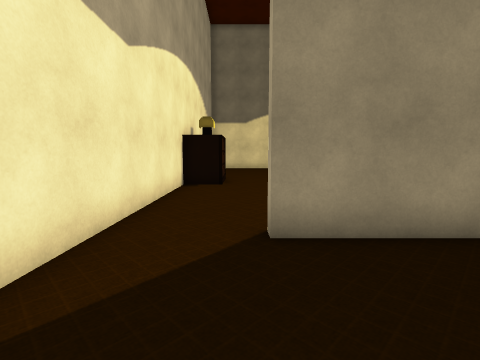
view 1 (above)

17 first-person views from a walk through a Unity game level. The camera is 1.3 m above the floor, tilts 6° down and sees 85° across. Doors are open. The floor is counted in squares, 1 m on a side. Each view is taken from the middle of a square. On the plan, view 1 faces up. The plan holds only what a view shows up to about 13 squares ahead; the rest is blank. The place goes on beyond the plan. The player character is not drawn. Some surface patterns are stand-ins.

view 2
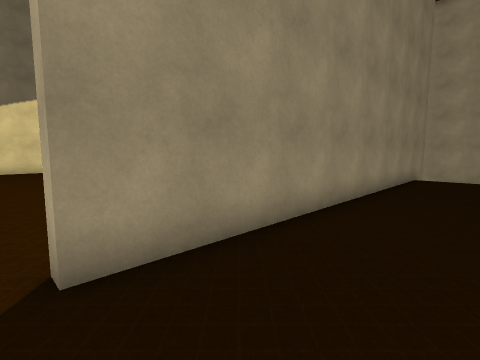

view 3
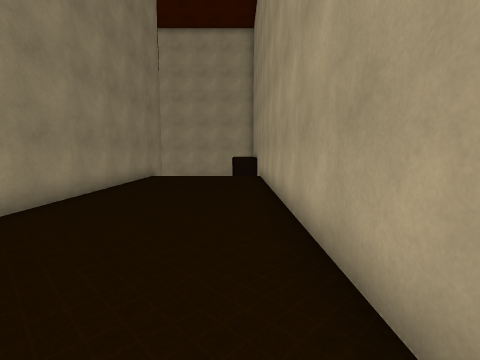

view 4
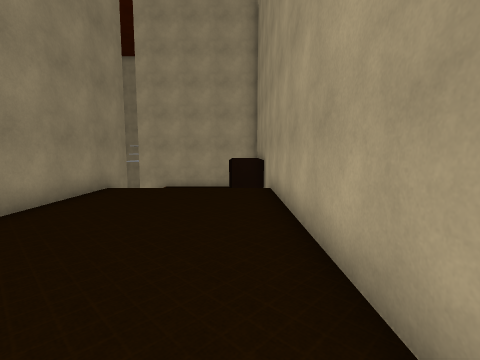

view 5
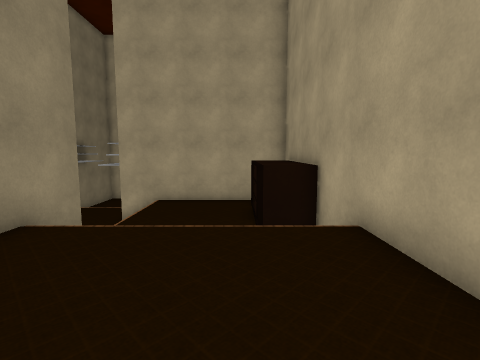

view 6
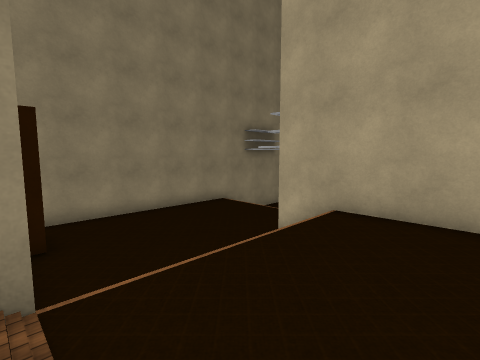

view 7
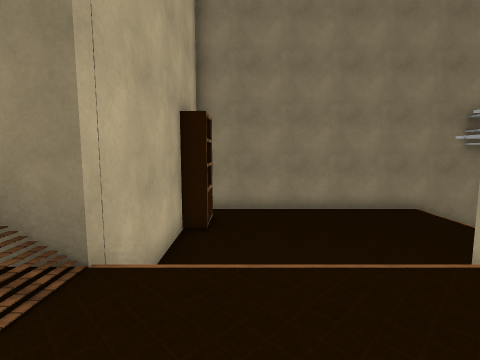

view 8
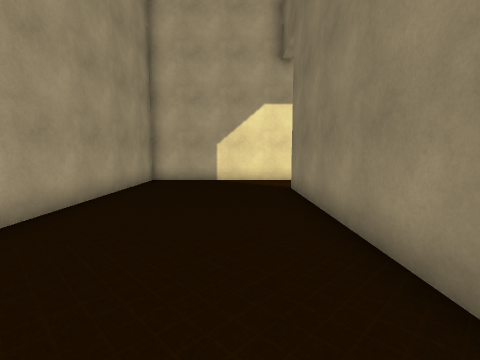

view 9
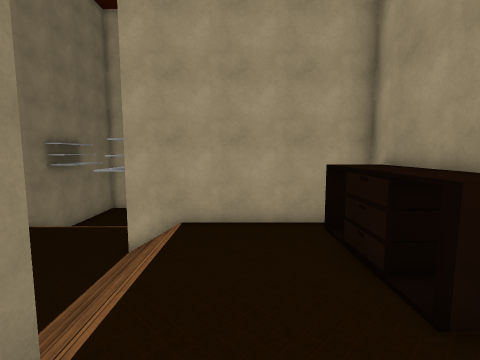

view 10
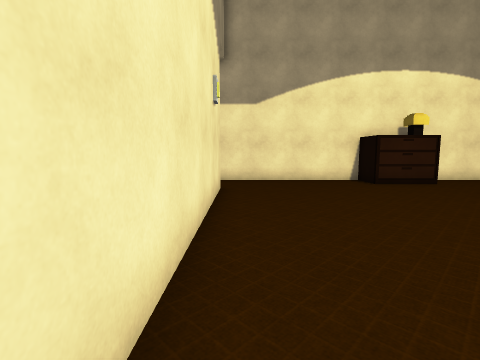

view 11
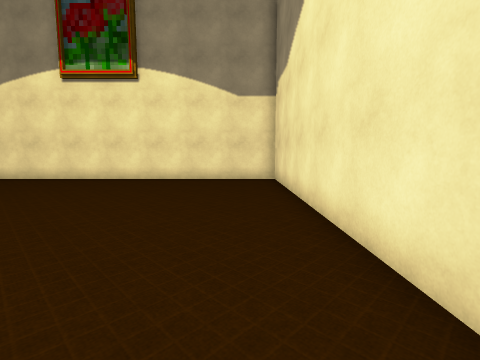

view 12
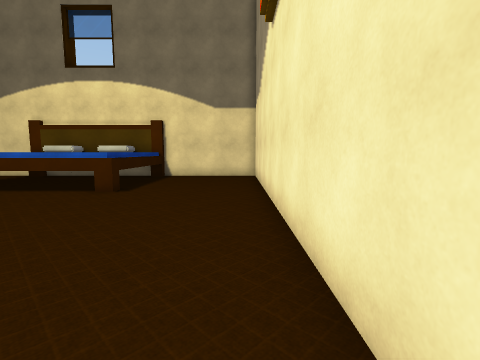

view 13
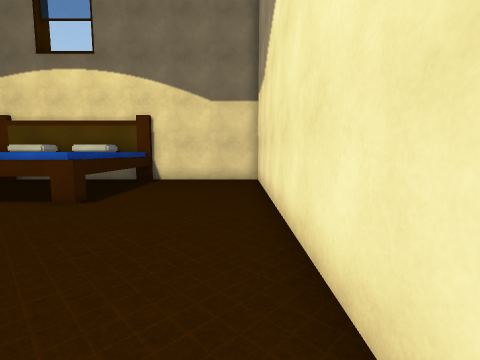

view 14
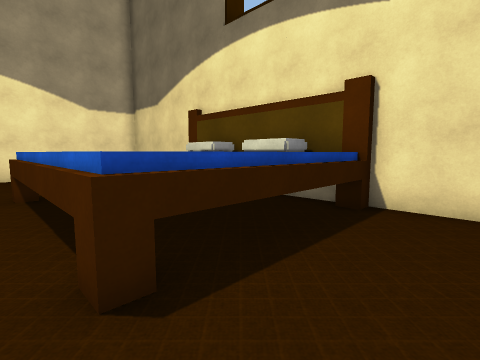

view 15
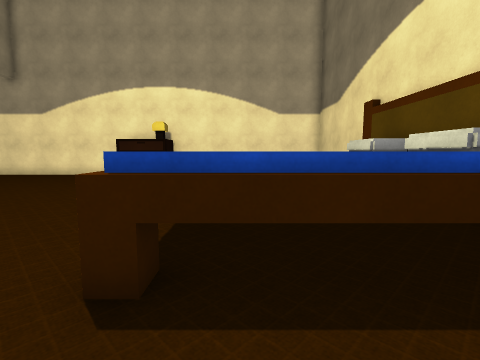

view 16
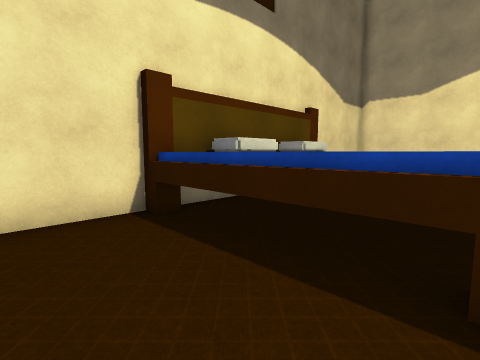

view 17
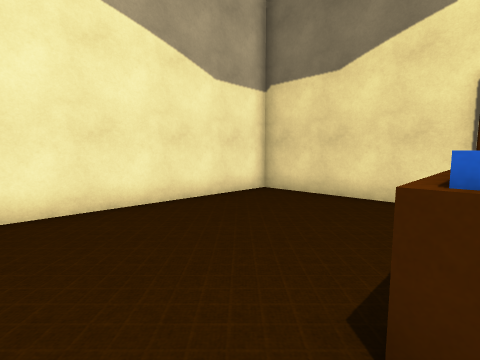

### Floor plan
Key: @ floor where view 1 was taken; # wall or solid block; . main floor; - floor 1 m lower than the main floor; _ floor 2 m lower than the main floor; / step, stairs or slope; D open door; R drawers; S shelf; O other object.
Columns run from 3 left of view 1 to 28 right of it. Each row starts with its distance up from view 1.
 22 #########D D########
 21 #......OOOOOOOO....#
 20 #......OOOOOO O....#
 19 #......O      O....#
 18 #......O      O....#
 17 #......O      O....#
 16 #......OOOOOOOO....#
 15 #..................#
 14 #..... .   ........#
 13   R...   ..........#
 12   R.... ...........#############
 11  RR................#_________
 10 #..................#S________
  9 #..................#S________
  8 #..................#_________
  7 #..................#_________
  6 #..................#________
  5 #..................#//////#
  4 #DDD################//////#
  3  DDD..............//------#
  2 #DDD............../ ------#
  1 #.................//------#
  0 # .@............../ ------#
 -1 # ................/ R RRR #
 -2  #################### R

Positions as (right, up) in squares from view 1, and headings:
1: (0, 0), facing up
2: (0, 1), facing up-right
3: (0, -1), facing right
4: (5, -1), facing right
5: (10, 0), facing right
6: (16, 1), facing up-right
7: (18, 1), facing up
8: (10, 2), facing left
9: (14, 2), facing right
10: (10, 5), facing left
11: (3, 6), facing right
12: (15, 7), facing up
13: (15, 9), facing up
14: (13, 15), facing up-left
15: (13, 17), facing left
16: (1, 16), facing up-right
17: (4, 14), facing up-left
